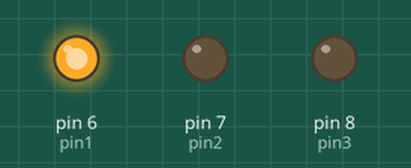
Bench run of a sketch on a simulated Arduino Uno, built with avr-gcc and run on an emulated ATmega328P. Parts: output pins drawn as LEDs (lit = HIGH).

Above: at 0.5 s.
At 2.2 s:
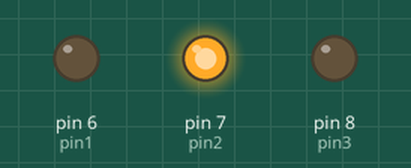
At 4.7 s:
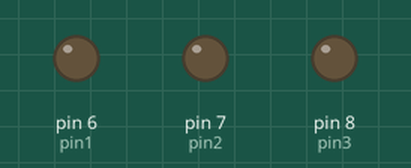
At 6.25 s:
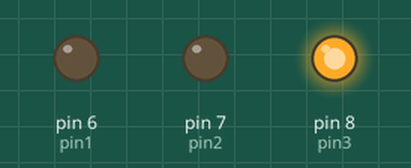
Timing chart, 0 to 7.4 s (numbered marks = the images above):
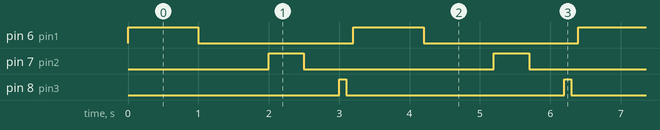

Measured:
- by itself, pin 6 (pin1): alternates HIGH for 1.0 s and LOW for 2.2 s
- by itself, pin 7 (pin2): alternates HIGH for 0.50 s and LOW for 2.7 s
- by itself, pin 8 (pin3): alternates HIGH for 0.10 s and LOW for 3.1 s

The sketch:

17_Example3.ino
```cpp
int pin1 = 6;
int pin2 = 7;
int pin3 = 8;

void setup() {
  Serial.begin(9600);

  pinMode(pin1, OUTPUT);
  pinMode(pin2, OUTPUT);
  pinMode(pin3, OUTPUT);

}

void loop() {
  blinkLED(pin1, 1000);
  blinkLED(pin2, 500);
  blinkLED(pin3, 100);

}

void blinkLED(int pin, int ms) {
  digitalWrite(pin, HIGH);
  delay(ms);
  digitalWrite(pin, LOW);
  delay(ms);

}
```
